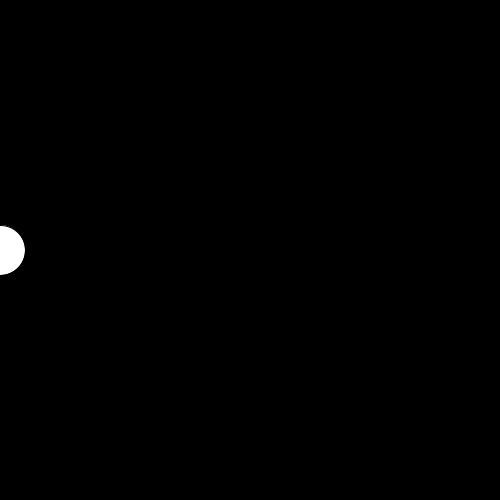
Frame 1 (no input)
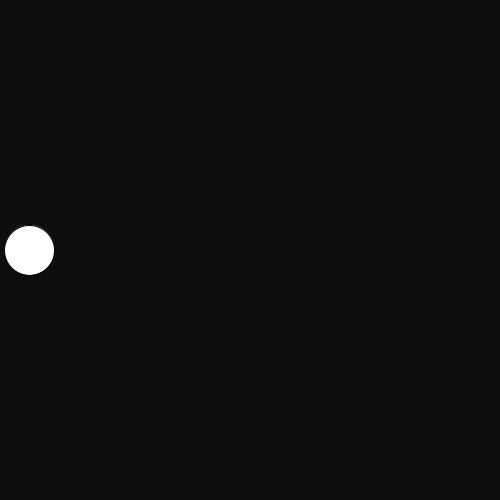
Frame 60 (the mouse pressed at the canvas centre just before this capture)
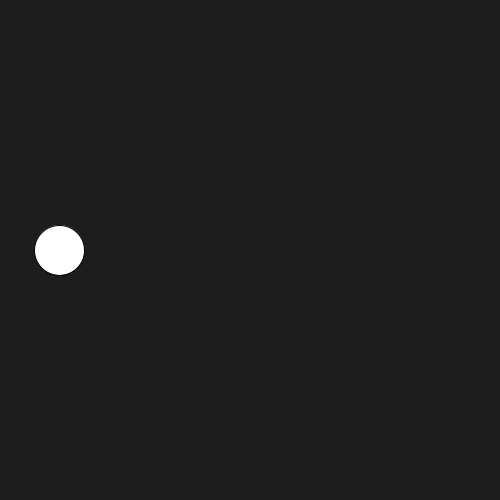
Frame 120 (the mouse held since frame 60 and released just before this capture)

The Processing sketch that drew these frames (run headless with seeded random() and noise(); from frame 60 on, the mouse is pressed at the canvas centre):

// Processing sketch: noloop
// ── noloop.pde

float y = 0.0;

void setup(){
  size(500,500);
  println(frameRate);
}
 
void draw(){
  background(y * 0.5);
  frameRate(1000);
  ellipse(y,height/2,50,50);
  y = y +0.5;
  if (y > 500){
    y = 0;
    noLoop();
  }
}
